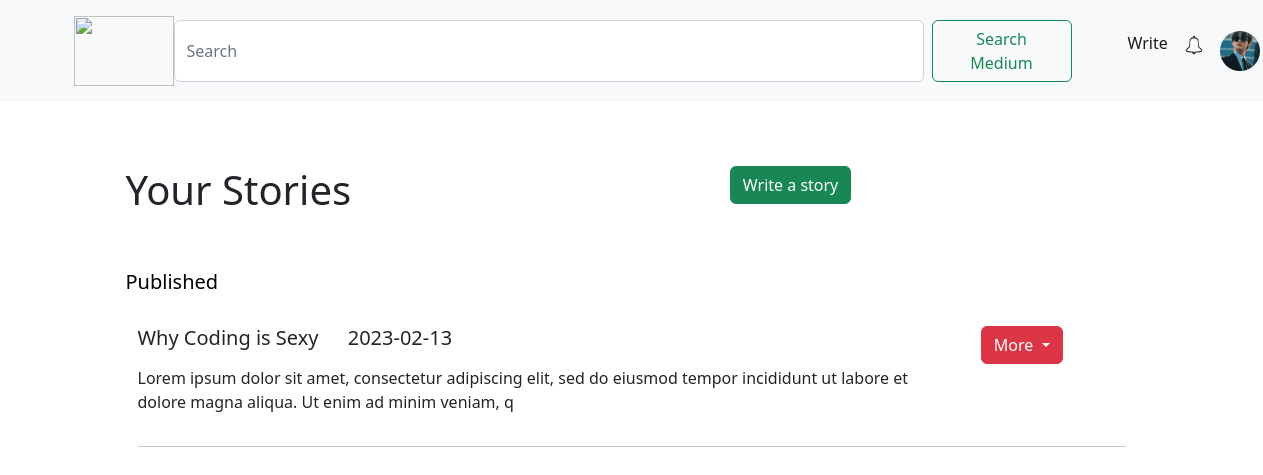
Screenshot of /user/stories.php (signed in) with the database file from the repository.
### tables this page shows
CREATE TABLE `tb_pengguna` (
  `id_pengguna` int(11) NOT NULL,
  `nama` varchar(50) NOT NULL,
  `email` varchar(256) NOT NULL,
  `password` varchar(256) NOT NULL,
  `foto_profil` varchar(256) NOT NULL,
  `bio` varchar(256) NOT NULL,
  `role` varchar(30) NOT NULL
);

CREATE TABLE `tb_story` (
  `id_story` int(30) NOT NULL,
  `id_pengguna` int(30) NOT NULL,
  `id_tag` int(30) NOT NULL,
  `judul_story` varchar(256) NOT NULL,
  `isi_story` varchar(256) NOT NULL,
  `gambar` varchar(60) NOT NULL,
  `tgl_story` date NOT NULL
  
);

### user/stories.php (the view, shortened to what this page needs)
<?php
require '../koneksi.php';
$story = mysqli_query($koneksi, "SELECT * FROM tb_story JOIN tb_pengguna ON tb_story.id_pengguna = tb_pengguna.id_pengguna WHERE tb_story.id_pengguna = '$_SESSION[id_pengguna]'");
include '../tata_letak/navbar_login.php';
?>
<div class="container text-start">
    <div class="row">
        <div class="col m-5 p-3">
            <div class="row">
                <div class="col-7">
                    <h1 class="text-start">Your Stories</h1>
                </div>
                <div class="col">
                    <a type="button" href="create_story.php" class="btn btn-success btn-rounded">Write a story</a>
                </div>
            </div>
            <div class="text-center mt-5">
                <div class="row row-cols-auto">
                    <h5 style="text-decoration: none; color: black;">Published</h5>
                </div>
            </div>
            <div class="container text-start">
                <?php while ($row = mysqli_fetch_assoc($story)) { ?>
                    <div class="row">
                        <div class="col pt-4">
                            <h5 class="card-title"><?= $row['judul_story'] ?>
                            <span class="mx-4"><?= $row['tgl_story'] ?></span></h5>
                            <p class="card-text my-3"><?= substr($row['isi_story'], 0, 150) ?></p>
                        </div>
                        <div class="col-2">
                            <div class="btn-group pt-4">
                                <button type="button" class="btn btn-danger dropdown-toggle" data-bs-toggle="dropdown" aria-expanded="false">
                                    More
                                </button>
                            </div>
                        </div>
                    </div>
                    <hr>
                <?php } ?>
            </div>
        </div>
    </div>
</div>
</body>
</html>

### tata_letak/navbar_login.php (shortened to what this page needs)
<?php
require '../koneksi.php';
?>
<!DOCTYPE html>
<html lang="en">
<head>
    <link rel="stylesheet" href="https://cdn.jsdelivr.net/npm/bootstrap@5.2.3/dist/css/bootstrap.min.css">
</head>
<nav class="navbar navbar-expand-lg bg-light">
    <div class="container">
        <a class="navbar" href="#"><img src="../Logo/simbol.png" style="width:100px; height:70px;"></a>
        <form class="text-center d-flex" role="search">
            <input class="form-control me-2" type="search" placeholder="Search" aria-label="Search"
                style="width:750px;">
            <button class="btn btn-outline-success" style="width: 140px;" type="submit">Search Medium</button>
        </form>
        <div class="collapse navbar-collapse mx-5" id="navbarSupportedContent">
            <ul class="navbar-nav mb-2 mb-lg-0">
                <li class="nav-item">
                    <a class="nav-link active" aria-current="page" href="../user/create_article.php">Write</a>
                </li>
                <li class="nav-item">
                    <a class="nav-link" href="../user/notifications.php"><img src="../Logo/notifikasi.webp"
                            style="width:20px; height:20px;"></a>
                </li>
                <li class="nav-item dropdown">
                    <a class="nav-link dropdown-toggle" href="#" role="button" data-bs-toggle="dropdown"
                        aria-expanded="false">
                        <?php
                        $fotoProfil = "../user/img/default.jpg";
                        if (isset($_SESSION['id_pengguna'])) {
                            $id_pengguna = $_SESSION['id_pengguna'];
                            $query = "SELECT foto_profil FROM tb_pengguna WHERE id_pengguna = $id_pengguna";
                            $result = mysqli_query($koneksi, $query);
                            if ($result && mysqli_num_rows($result) > 0) {
                                $row = mysqli_fetch_assoc($result);
                                $fotoProfil = "../user/img/" . $row['foto_profil'];
                            }
                        }
                        ?>
                        <img class="rounded-circle img-responsive" src="<?= $fotoProfil ?>" alt=""
                            style="width: 40px; height: 40px; object-fit: cover; border-radius: 50%;">
                    </a>
                </li>
            </ul>
        </div>
    </div>
</nav>

### rows the page displays
tb_pengguna: foto_profil (picture)
tb_story: judul_story "Why Coding is Sexy", tgl_story "2023-02-13", isi_story "Lorem ipsum dolor sit amet, consectetur adipiscing elit, sed do eiusmod tempor incididunt ut labore et dolore magna aliqua. Ut enim ad minim veniam, q"
